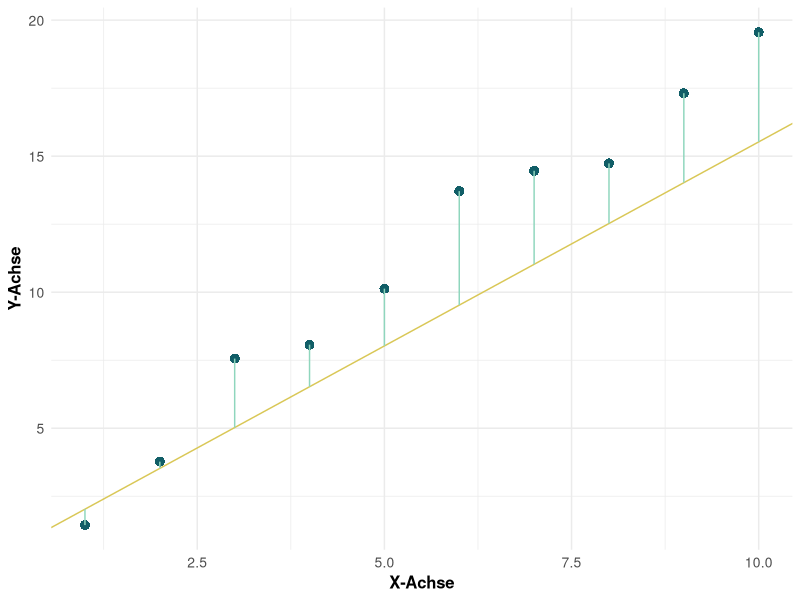

Source code (R):
# Installiere ggplot2, wenn es noch nicht installiert ist
# install.packages("ggplot2")

# Lade das ggplot2-Paket
library(ggplot2)

# Erstelle Daten mit mindestens 10 Punkten
set.seed(123)  # Für die Reproduzierbarkeit der Zufallsdaten
x <- 1:10
y <- 2*x + rnorm(10)

# Erstelle ein Datenrahmen
data <- data.frame(x, y)

# Führe eine lineare Regression durch
lm_model <- lm(y ~ x, data=data)

# Neue Steigung für die Gerade
neue_steigung <- 1.5

# Projiziere die Punkte auf die Gerade mit der neuen Steigung
data$y_proj <- predict(lm_model, data) + (neue_steigung - coef(lm_model)[2]) * x

# Berechne die Varianz der auf die Gerade projizierten Punkte
var_proj <- var(data$y_proj)

# Erstelle die Plot-Grafik
ggplot(data, aes(x, y)) +
  geom_point(color = "#115E67", size = 3, shape = 16) +  # Füge Punkte hinzu und passe Farbe, Größe und Form an
  geom_abline(intercept = coef(lm_model)[1], slope = neue_steigung, linetype="solid", color="#D9C756") +  # Füge die Gerade mit neuer Steigung hinzu und passe Farbe und Linientyp an
  geom_segment(aes(x = x, y = y, xend = x, yend = y_proj), color = "#8FD6BD") +  # Füge die Projektionslinien hinzu und passe Farbe an
  labs(x="X-Achse",
       y="Y-Achse") +
  theme_minimal() +  # Wähle ein minimalistisches Design
  theme(plot.title = element_text(hjust = 0.5, size = 14, face = "bold"),  # Zentriere und passe die Größe des Titels an
        axis.title = element_text(size = 12, face = "bold"),  # Passe die Größe der Achsentitel an
        axis.text = element_text(size = 10),  # Passe die Größe der Achsentexte an
        legend.position="none")  # Entferne die Legende (da wir keine spezifischen Legendeninformationen haben)

